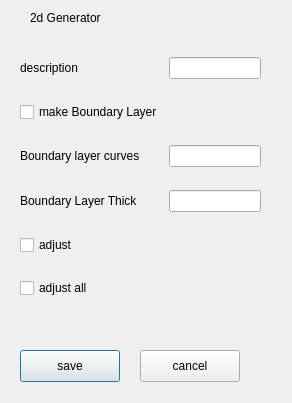
<?xml version="1.0" encoding="UTF-8"?>
<ui version="4.0">
 <class>Generator2DDialog</class>
 <widget class="QDialog" name="Generator2DDialog">
  <property name="geometry">
   <rect>
    <x>0</x>
    <y>0</y>
    <width>292</width>
    <height>403</height>
   </rect>
  </property>
  <property name="windowTitle">
   <string>generator 2D</string>
  </property>
  <widget class="QWidget" name="gridLayoutWidget">
   <property name="geometry">
    <rect>
     <x>20</x>
     <y>40</y>
     <width>241</width>
     <height>281</height>
    </rect>
   </property>
   <layout class="QGridLayout" name="gridLayout">
    <item row="1" column="0">
     <widget class="QCheckBox" name="checkMakeBL">
      <property name="text">
       <string>make Boundary Layer</string>
      </property>
     </widget>
    </item>
    <item row="2" column="1">
     <widget class="QLineEdit" name="textBlcurves"/>
    </item>
    <item row="2" column="0">
     <widget class="QLabel" name="label_2">
      <property name="text">
       <string>Boundary layer curves</string>
      </property>
     </widget>
    </item>
    <item row="3" column="1">
     <widget class="QLineEdit" name="textBlthick"/>
    </item>
    <item row="4" column="0">
     <widget class="QCheckBox" name="checkAdjust">
      <property name="text">
       <string>adjust</string>
      </property>
     </widget>
    </item>
    <item row="3" column="0">
     <widget class="QLabel" name="label_3">
      <property name="text">
       <string>Boundary Layer Thick</string>
      </property>
     </widget>
    </item>
    <item row="5" column="0">
     <widget class="QCheckBox" name="checkAdjustAll">
      <property name="text">
       <string>adjust all</string>
      </property>
     </widget>
    </item>
    <item row="0" column="0">
     <widget class="QLabel" name="label_4">
      <property name="text">
       <string>description</string>
      </property>
     </widget>
    </item>
    <item row="0" column="1">
     <widget class="QLineEdit" name="textDesc"/>
    </item>
   </layout>
  </widget>
  <widget class="QLabel" name="label">
   <property name="geometry">
    <rect>
     <x>30</x>
     <y>10</y>
     <width>151</width>
     <height>16</height>
    </rect>
   </property>
   <property name="text">
    <string>2d Generator</string>
   </property>
  </widget>
  <widget class="QPushButton" name="btnSave">
   <property name="geometry">
    <rect>
     <x>20</x>
     <y>350</y>
     <width>100</width>
     <height>32</height>
    </rect>
   </property>
   <property name="text">
    <string>save</string>
   </property>
  </widget>
  <widget class="QPushButton" name="btnCancel">
   <property name="geometry">
    <rect>
     <x>140</x>
     <y>350</y>
     <width>100</width>
     <height>32</height>
    </rect>
   </property>
   <property name="text">
    <string>cancel</string>
   </property>
  </widget>
 </widget>
 <resources/>
 <connections/>
</ui>
